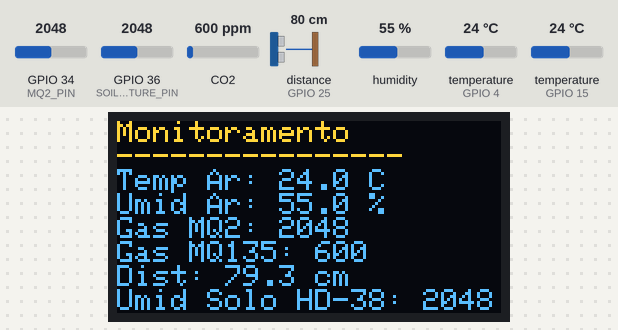
This sketch was run on a simulated ESP32. Parts: 128×64 one-colour display. Wiring (inferred from the names in the program): ultrasonic range finder: trigger GPIO 26; echo GPIO 25. Inputs (shaded band) come from the test bench; at power-on: distance to the obstacle (sensor on GPIO 25) 80 cm, CO2 600 ppm, humidity 55 %, GPIO 34 (MQ2_PIN) = 2048, GPIO 36 (SOIL_MOISTURE_PIN) = 2048, temperature (sensors on GPIO 4, GPIO 15) 24 °C. The echo pulse lasts 58.3 µs per cm; the OLED is the two-colour kind (top 16 rows yellow); WiFi joins after 1.5 s; servers stay silent unless stated; no MQTT or app messages arrive unless stated; what the sketch prints to the serial monitor is not drawn.

Above: at 4.4 s.
4.5 s: distance to the obstacle (sensor on GPIO 25) set to 2 cm
At 7.3 s:
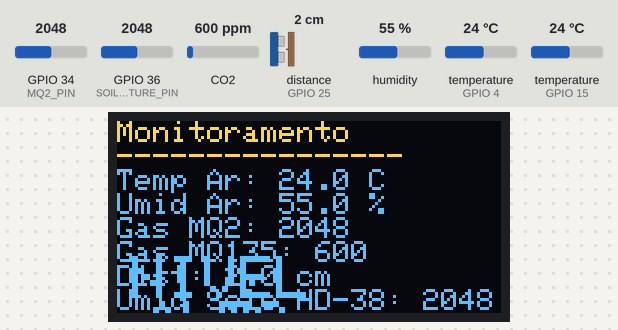
8.2 s: distance to the obstacle (sensor on GPIO 25) set to 18 cm
At 12.9 s:
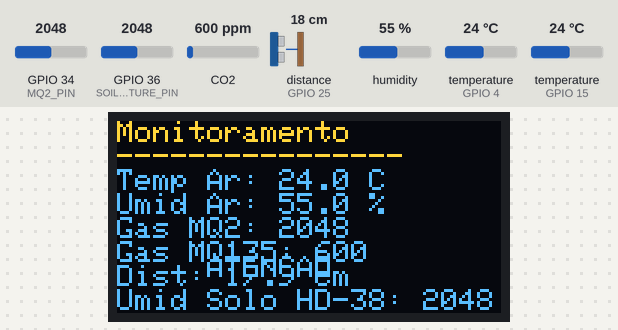
13.8 s: CO2 set to 452 ppm
At 16.2 s:
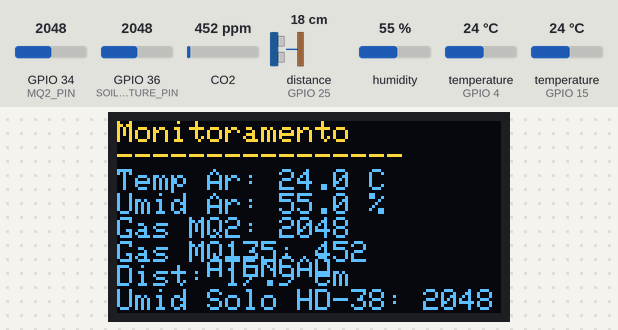
19.4 s: humidity set to 22 %
At 21.8 s:
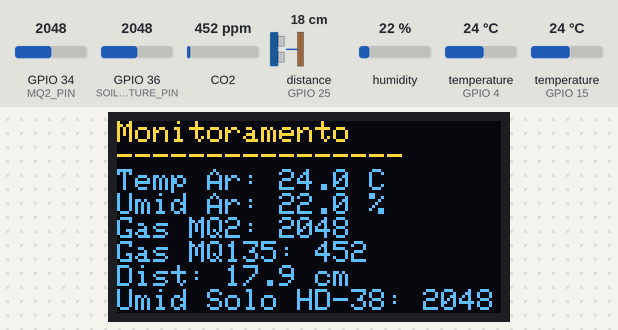
26.9 s: GPIO 34 (MQ2_PIN) set to 2866
At 29.5 s:
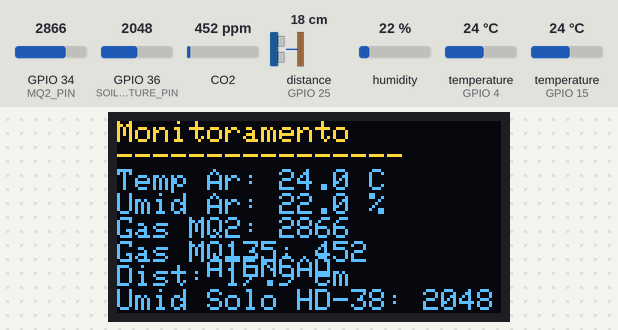
33.4 s: GPIO 36 (SOIL_MOISTURE_PIN) set to 2866
At 35.0 s:
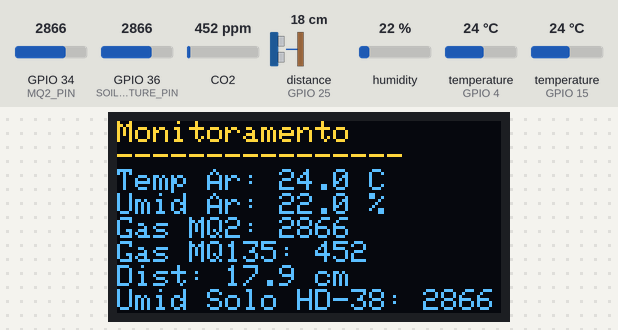
Timing chart, 0 to 36.5 s (numbered marks = the images above; inputs shaded):
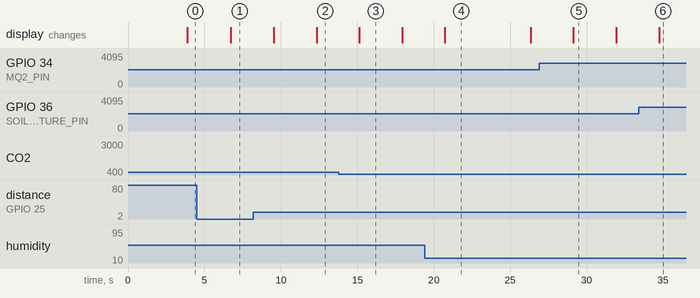

Measured:
- after the input at 4.5 s, the display: changes after 2.2 s (image 1)
- after the input at 8.2 s, the display: first changes after 1.3 s (image 2 shows a later state)
- after the input at 13.8 s, the display: changes after 1.3 s (image 3)
- after the input at 19.4 s, the display: changes after 1.3 s (image 4)
- after the input at 26.9 s, the display: changes after 2.2 s (image 5)
- after the input at 33.4 s, the display: changes after 1.3 s (image 6)
- what the display in image 3 shows lasts 2.8 s, from 15.1 s to 17.9 s

The sketch:

projeto_teste_sensores.ino
```cpp
#include <WiFi.h>
#include <PubSubClient.h>
#include <Wire.h>
#include <Adafruit_GFX.h>
#include <Adafruit_SSD1306.h>
#include <DHT.h>
#include <OneWire.h>
#include <DallasTemperature.h>
#include <MQ135.h>

// ===== OLED =====
#define SCREEN_WIDTH 128
#define SCREEN_HEIGHT 64
#define OLED_ADDR 0x3C
#define OLED_SDA 21
#define OLED_SCL 22
Adafruit_SSD1306 display(SCREEN_WIDTH, SCREEN_HEIGHT, &Wire, -1);

// ===== DHT22 =====
#define DHTPIN 15
#define DHTTYPE DHT22
DHT dht(DHTPIN, DHTTYPE);

// ===== DS18B20 =====
#define ONE_WIRE_BUS 4 // Pino para o DS18B20
OneWire oneWire(ONE_WIRE_BUS);
DallasTemperature sensors(&oneWire);

// ===== Ultrassônico =====
#define TRIG_PIN 26
#define ECHO_PIN 25

// ===== MQ-2 =====
#define MQ2_PIN 34
MQ135 mq135(MQ2_PIN);

// ===== MQ-135 =====
#define MQ135_PIN 35 // Pino para o MQ-135

// ===== Sensor de Umidade do Solo HD-38 =====
#define SOIL_MOISTURE_PIN A0 // Pino para o sensor de umidade do solo HD-38

// ===== Limites Chorume (cm) =====
#define NIVEL_MEDIO 25
#define NIVEL_CRITICO 15

// ===== WiFi =====
const char* ssid = "RIBEIRO";
const char* password = "PaesRibeiro";

// ===== MQTT =====
const char* mqtt_server = "192.168.16.108";
const int mqtt_port = 1883;

const char* topic_temp_air  = "IFSCTub/ETCC001/temperatura_ar";
const char* topic_hum_air   = "IFSCTub/ETCC001/umidade_ar";
const char* topic_gas_mq2   = "IFSCTub/ETCC001/gas_mq2";
const char* topic_gas_mq135 = "IFSCTub/ETCC001/gas_mq135";
const char* topic_dist      = "IFSCTub/ETCC001/distancia";
const char* topic_soil_hum  = "IFSCTub/ETCC001/umidade_solo_hd38";
const char* topic_temp_soil = "IFSCTub/ETCC001/temp_solo_ds18b20";

WiFiClient espClient;
PubSubClient mqttClient(espClient);

// ===== FUNÇÕES =====

void setup_wifi() {
  WiFi.begin(ssid, password);
  Serial.print("Conectando ao WiFi");
  while (WiFi.status() != WL_CONNECTED) {
    delay(500);
    Serial.print(".");
  }
  Serial.println("\nWiFi conectado!");
  Serial.println(WiFi.localIP());
}

void verify_wifi() {
  if (WiFi.status() != WL_CONNECTED) {
    setup_wifi();
  }
}

void reconnect_mqtt() {
  while (!mqttClient.connected()) {
    Serial.print("Conectando ao MQTT...");
    if (mqttClient.connect("ESP32_ETCC001")) {
      Serial.println("Conectado!");
    } else {
      Serial.print("Erro: ");
      Serial.println(mqttClient.state());
      delay(5000);
    }
  }
}

// ---- Ultrassônico (com timeout) ----
float medirDistancia() {
  digitalWrite(TRIG_PIN, LOW);
  delayMicroseconds(2);
  digitalWrite(TRIG_PIN, HIGH);
  delayMicroseconds(10);
  digitalWrite(TRIG_PIN, LOW);

  long duracao = pulseIn(ECHO_PIN, HIGH, 25000);
  if (duracao == 0) return -1;

  return duracao * 0.034 / 2;
}

// ===== SETUP =====
void setup() {
  Serial.begin(115200);

  pinMode(TRIG_PIN, OUTPUT);
  pinMode(ECHO_PIN, INPUT);
  pinMode(MQ135_PIN, INPUT);
  pinMode(SOIL_MOISTURE_PIN, INPUT);

  Wire.begin(OLED_SDA, OLED_SCL);
  display.begin(SSD1306_SWITCHCAPVCC, OLED_ADDR);
  display.clearDisplay();
  display.setTextColor(SSD1306_WHITE);
  display.setTextSize(1);
  display.setCursor(0, 0);
  display.println("Iniciando sistema...");
  display.display();

  dht.begin();
  sensors.begin();
  setup_wifi();
  mqttClient.setServer(mqtt_server, mqtt_port);

  delay(1500);
}

// ===== LOOP =====
void loop() {
  verify_wifi();

  // Leitura dos sensores
  float temp = dht.readTemperature();
  float hum  = dht.readHumidity();
  float dist = medirDistancia();
  int gas_mq2    = analogRead(MQ2_PIN);
  int soil_hum   = analogRead(SOIL_MOISTURE_PIN);

  sensors.requestTemperatures();
  float temp_soil = sensors.getTempCByIndex(0);
  int gas_mq135 = mq135.getPPM();

  // Publica os dados no MQTT
  char msg[100];

  snprintf(msg, sizeof(msg), "%.2f", temp);
  mqttClient.publish(topic_temp_air, msg);

  snprintf(msg, sizeof(msg), "%.2f", hum);
  mqttClient.publish(topic_hum_air, msg);

  snprintf(msg, sizeof(msg), "%d", gas_mq2);
  mqttClient.publish(topic_gas_mq2, msg);

  snprintf(msg, sizeof(msg), "%d", gas_mq135);
  mqttClient.publish(topic_gas_mq135, msg);

  snprintf(msg, sizeof(msg), "%.2f", dist);
  mqttClient.publish(topic_dist, msg);

  snprintf(msg, sizeof(msg), "%d", soil_hum);
  mqttClient.publish(topic_soil_hum, msg);

  snprintf(msg, sizeof(msg), "%.2f", temp_soil);
  mqttClient.publish(topic_temp_soil, msg);

  // ===== OLED =====
  display.clearDisplay();
  display.setCursor(0, 0);
  display.println("Monitoramento");
  display.println("----------------");

  display.print("Temp Ar: ");
  display.print(temp, 1);
  display.println(" C");

  display.print("Umid Ar: ");
  display.print(hum, 1);
  display.println(" %");

  display.print("Gas MQ2: ");
  display.println(gas_mq2);

  display.print("Gas MQ135: ");
  display.println(gas_mq135);

  display.print("Dist: ");
  if (dist < 0) display.println("Erro");
  else {
    display.print(dist, 1);
    display.println(" cm");
  }

  display.print("Umid Solo HD-38: ");
  display.println(soil_hum);

  display.print("Temp Solo DS18B20: ");
  display.println(temp_soil, 1);
  display.println(" C");

  // ===== ALERTA =====
  if (dist > 0 && dist <= NIVEL_CRITICO) {
    display.setTextSize(2);
    display.setCursor(5, 45);
    display.println("NIVEL");
    display.setCursor(10, 60);
    display.println("ALTO");
    display.setTextSize(1);
  }
  else if (dist > NIVEL_CRITICO && dist <= NIVEL_MEDIO) {
    if (millis() % 1000 < 500) {
      display.setCursor(30, 45);
      display.println("ATENCAO");
    }
  }

  display.display();
  delay(2000);

  if (!mqttClient.connected()) reconnect_mqtt();
  mqttClient.loop();
}
```
